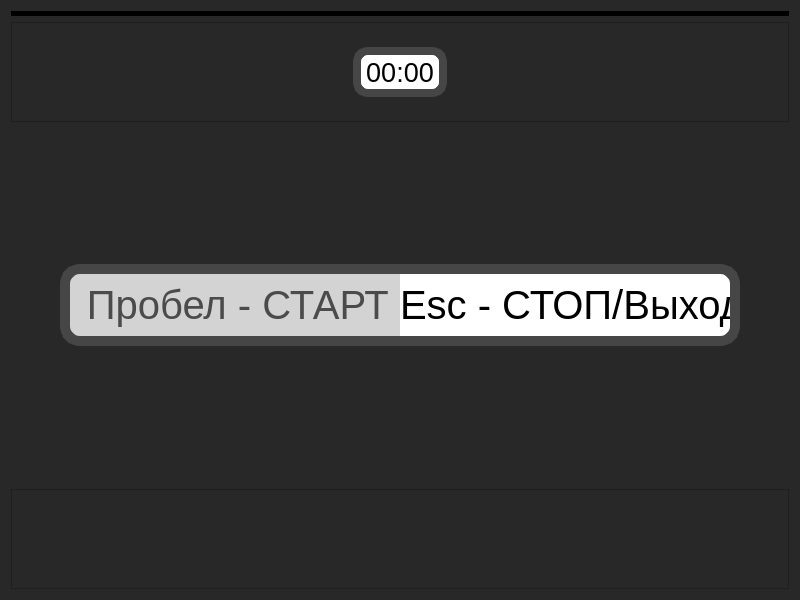
<?xml version="1.0" encoding="UTF-8"?>
<ui version="4.0">
 <class>Train</class>
 <widget class="QWidget" name="Train">
  <property name="geometry">
   <rect>
    <x>0</x>
    <y>0</y>
    <width>800</width>
    <height>600</height>
   </rect>
  </property>
  <property name="windowTitle">
   <string>Form</string>
  </property>
  <property name="styleSheet">
   <string notr="true">background-color: rgb(40, 40, 40);</string>
  </property>
  <layout class="QVBoxLayout" name="verticalLayout">
   <item>
    <widget class="QProgressBar" name="progress_bar">
     <property name="minimumSize">
      <size>
       <width>0</width>
       <height>0</height>
      </size>
     </property>
     <property name="maximumSize">
      <size>
       <width>16777215</width>
       <height>5</height>
      </size>
     </property>
     <property name="styleSheet">
      <string notr="true">
QProgressBar{
    background-color :black;
	border : 1px;
}

QProgressBar::chunk {
    background-color: yellow;
    border : 1px;
}</string>
     </property>
     <property name="value">
      <number>0</number>
     </property>
     <property name="textVisible">
      <bool>false</bool>
     </property>
     <property name="orientation">
      <enum>Qt::Horizontal</enum>
     </property>
     <property name="invertedAppearance">
      <bool>false</bool>
     </property>
     <property name="textDirection">
      <enum>QProgressBar::TopToBottom</enum>
     </property>
     <property name="format">
      <string>%p%</string>
     </property>
    </widget>
   </item>
   <item>
    <widget class="QFrame" name="frame_2">
     <property name="maximumSize">
      <size>
       <width>16777215</width>
       <height>100</height>
      </size>
     </property>
     <property name="frameShape">
      <enum>QFrame::StyledPanel</enum>
     </property>
     <property name="frameShadow">
      <enum>QFrame::Raised</enum>
     </property>
     <layout class="QHBoxLayout" name="horizontalLayout">
      <item>
       <spacer name="horizontalSpacer">
        <property name="orientation">
         <enum>Qt::Horizontal</enum>
        </property>
        <property name="sizeHint" stdset="0">
         <size>
          <width>40</width>
          <height>20</height>
         </size>
        </property>
       </spacer>
      </item>
      <item>
       <widget class="QLabel" name="timer">
        <property name="maximumSize">
         <size>
          <width>120</width>
          <height>50</height>
         </size>
        </property>
        <property name="font">
         <font>
          <pointsize>20</pointsize>
         </font>
        </property>
        <property name="toolTipDuration">
         <number>0</number>
        </property>
        <property name="styleSheet">
         <string notr="true">border: 8px solid;
border-radius: 15px;
border-color: rgb(70, 70, 70);
padding: 5px;

background-color: rgb(255, 255, 255);</string>
        </property>
        <property name="text">
         <string>00:00</string>
        </property>
        <property name="alignment">
         <set>Qt::AlignCenter</set>
        </property>
        <property name="indent">
         <number>0</number>
        </property>
       </widget>
      </item>
      <item>
       <spacer name="horizontalSpacer_3">
        <property name="orientation">
         <enum>Qt::Horizontal</enum>
        </property>
        <property name="sizeHint" stdset="0">
         <size>
          <width>40</width>
          <height>20</height>
         </size>
        </property>
       </spacer>
      </item>
     </layout>
    </widget>
   </item>
   <item>
    <widget class="QFrame" name="frame">
     <property name="styleSheet">
      <string notr="true"/>
     </property>
     <property name="frameShape">
      <enum>QFrame::NoFrame</enum>
     </property>
     <property name="frameShadow">
      <enum>QFrame::Plain</enum>
     </property>
     <property name="lineWidth">
      <number>10</number>
     </property>
     <property name="midLineWidth">
      <number>100</number>
     </property>
     <layout class="QVBoxLayout" name="verticalLayout_2">
      <item>
       <widget class="QWidget" name="text_box" native="true">
        <property name="acceptDrops">
         <bool>false</bool>
        </property>
        <layout class="QHBoxLayout" name="horizontalLayout_2" stretch="0,0,0,0">
         <property name="spacing">
          <number>0</number>
         </property>
         <property name="sizeConstraint">
          <enum>QLayout::SetDefaultConstraint</enum>
         </property>
         <property name="leftMargin">
          <number>0</number>
         </property>
         <property name="topMargin">
          <number>0</number>
         </property>
         <property name="rightMargin">
          <number>0</number>
         </property>
         <property name="bottomMargin">
          <number>0</number>
         </property>
         <item>
          <spacer name="horizontalSpacer_1">
           <property name="orientation">
            <enum>Qt::Horizontal</enum>
           </property>
           <property name="sizeHint" stdset="0">
            <size>
             <width>40</width>
             <height>20</height>
            </size>
           </property>
          </spacer>
         </item>
         <item>
          <widget class="QLabel" name="left">
           <property name="sizePolicy">
            <sizepolicy hsizetype="Preferred" vsizetype="Fixed">
             <horstretch>50</horstretch>
             <verstretch>0</verstretch>
            </sizepolicy>
           </property>
           <property name="minimumSize">
            <size>
             <width>100</width>
             <height>0</height>
            </size>
           </property>
           <property name="maximumSize">
            <size>
             <width>600</width>
             <height>16777215</height>
            </size>
           </property>
           <property name="font">
            <font>
             <pointsize>30</pointsize>
            </font>
           </property>
           <property name="layoutDirection">
            <enum>Qt::LeftToRight</enum>
           </property>
           <property name="autoFillBackground">
            <bool>false</bool>
           </property>
           <property name="styleSheet">
            <string notr="true">color: rgb(75, 75, 75);
background-color: rgb(211, 211, 211);

margin-right: -500px;
padding-top: 8px;
padding-bottom: 8px;

border: 10px solid;
border-right: 0px;
border-top-left-radius: 20px;
border-bottom-left-radius: 20px;
border-color: rgb(70, 70, 70);

</string>
           </property>
           <property name="text">
            <string>Пробел - СТАРТ </string>
           </property>
           <property name="textFormat">
            <enum>Qt::PlainText</enum>
           </property>
           <property name="scaledContents">
            <bool>true</bool>
           </property>
           <property name="alignment">
            <set>Qt::AlignRight|Qt::AlignTrailing|Qt::AlignVCenter</set>
           </property>
           <property name="margin">
            <number>0</number>
           </property>
           <property name="indent">
            <number>0</number>
           </property>
          </widget>
         </item>
         <item>
          <widget class="QLabel" name="right">
           <property name="sizePolicy">
            <sizepolicy hsizetype="Preferred" vsizetype="Fixed">
             <horstretch>50</horstretch>
             <verstretch>0</verstretch>
            </sizepolicy>
           </property>
           <property name="minimumSize">
            <size>
             <width>100</width>
             <height>0</height>
            </size>
           </property>
           <property name="maximumSize">
            <size>
             <width>600</width>
             <height>16777215</height>
            </size>
           </property>
           <property name="sizeIncrement">
            <size>
             <width>0</width>
             <height>0</height>
            </size>
           </property>
           <property name="font">
            <font>
             <pointsize>30</pointsize>
            </font>
           </property>
           <property name="styleSheet">
            <string notr="true">padding-top: 8px;
padding-bottom: 8px;
padding-left: 0px;

margin-left: -500px;

border: 10px solid;
border-left: 0px;
border-top-right-radius: 20px;
border-bottom-right-radius: 20px;
border-color: rgb(70, 70, 70);

background-color: rgb(255, 255, 255);</string>
           </property>
           <property name="text">
            <string>Esc - СТОП/Выход</string>
           </property>
           <property name="textFormat">
            <enum>Qt::PlainText</enum>
           </property>
           <property name="scaledContents">
            <bool>false</bool>
           </property>
           <property name="alignment">
            <set>Qt::AlignLeading|Qt::AlignLeft|Qt::AlignVCenter</set>
           </property>
           <property name="wordWrap">
            <bool>false</bool>
           </property>
           <property name="indent">
            <number>0</number>
           </property>
           <property name="textInteractionFlags">
            <set>Qt::LinksAccessibleByMouse</set>
           </property>
           <property name="buddy">
            <cstring>text_box</cstring>
           </property>
          </widget>
         </item>
         <item>
          <spacer name="horizontalSpacer_2">
           <property name="orientation">
            <enum>Qt::Horizontal</enum>
           </property>
           <property name="sizeHint" stdset="0">
            <size>
             <width>40</width>
             <height>20</height>
            </size>
           </property>
          </spacer>
         </item>
        </layout>
       </widget>
      </item>
     </layout>
    </widget>
   </item>
   <item>
    <widget class="QFrame" name="frame_3">
     <property name="maximumSize">
      <size>
       <width>16777215</width>
       <height>100</height>
      </size>
     </property>
     <property name="frameShape">
      <enum>QFrame::StyledPanel</enum>
     </property>
     <property name="frameShadow">
      <enum>QFrame::Raised</enum>
     </property>
    </widget>
   </item>
  </layout>
 </widget>
 <resources/>
 <connections/>
</ui>
